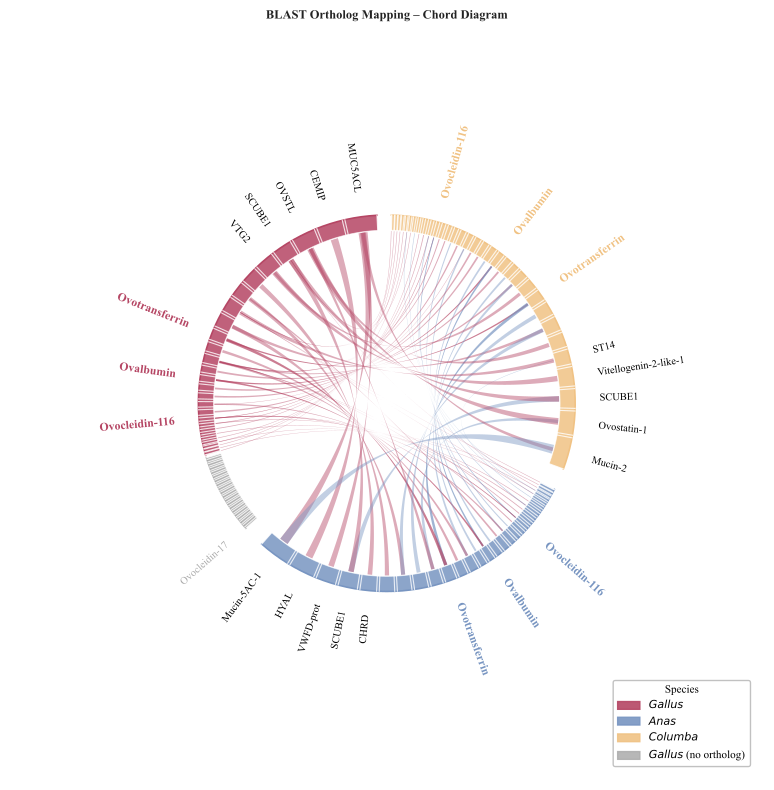

Write the Python code that produced this figure.
"""
BLAST Ortholog Mapping – Chord Diagram
Three species: Gallus (#B54664), Anas (#7895C1), Columba (#F0C284)
Data source: Blast_Ortholog_Mapping.xlsx  (GvsC_, GvsA_, AvsC_入图数据)
"""

import math
import numpy as np
import pandas as pd
import matplotlib
import matplotlib.pyplot as plt
import matplotlib.patches as mpatches
from matplotlib.patches import FancyArrowPatch
from matplotlib.path import Path
import matplotlib.patheffects as pe
from collections import defaultdict

# ── 0. 配色 ────────────────────────────────────────────────────────────────────
COL = {
    "Gallus":  "#B54664",
    "Anas":    "#7895C1",
    "Columba": "#F0C284",
}
ALPHA_CHORD = 0.45          # 弦半透明度
ALPHA_CHORD_HIGHLIGHT = 0.7 # 目标蛋白弦高亮透明度
ARC_WIDTH   = 0.08          # 外环宽度（radius单位）
RADIUS      = 1.0
GAP_DEG     = 6             # 物种间隔（度）
PROTEIN_GAP_DEG = 0.8       # 蛋白间隔（度）
LABEL_PAD   = 0.13          # 标签离外环距离
FONT_FAMILY = "Times New Roman"

# ── 1. 蛋白名称映射 ──────────────────────────────────────────────────────────────
import json, re

with open(r"D:\system_folder\Desktop\Work On\01_数据与计算\blast_完整版\acc_name_map.json",
          encoding="utf-8") as _f:
    _raw_map = json.load(_f)

# 手动修正：目标蛋白用常用名
_OVERRIDES = {
    # 目标蛋白
    "P01012":     "Ovalbumin",      # OVAL (Gallus)
    "A0A8B9QNT8": "Ovalbumin",      # OVAL (Anas)
    "A0A2I0MWA2": "Ovalbumin",      # OVAL (Columba)
    "A0A8V0XA58": "Ovocleidin-116", # OC116 (Gallus)
    "A0A8B9ZY54": "Ovocleidin-116", # OC116 (Anas)
    "A0A2I0MGY6": "Ovocleidin-116", # OC116 (Columba)
    "A0A8V1A6Y9": "Ovotransferrin", # TRFE (Gallus)
    "A0A493TBB4": "Ovotransferrin", # TRFE (Anas)
    "A0A2I0LUS7": "Ovotransferrin", # TRFE (Columba)
    # Ovalbumin-related
    "A0A8V0Y614": "OVALX",
    "A0A8V0YJ25": "OVALY",
    "A0A1R7T3L5": "OVA-Y",
    "A0A2I0MW20": "OVA-X",
    # 长名截短
    "R0LL03":     "CPE",
    "A0A2I0LJ29": "Clusterin",
    "A0A2I0LWC3": "AGP1",
    "A0A2I0MGH1": "VWF-D",
    "A0A2I0LS76": "SORL1",
    "A0A8B9V707": "HYAL",
    "A0A8B9U4F1": "A2M",
    "A0A8B9UUB6": "VWFD-prot",
    "A0A8B9UC52": "COL5A",
    "A0A8B9VAE3": "LAMB2",
    "A0A8B9VJN1": "DCBLD",
    "A0A8B9V9H7": "Ig-domain prot",
    "A0A8B9ZNM3": "TMPRSS",
    "A0A8B9UXD7": "Serpin-prot",
    "A0A8B9QKV7": "PTPRJ",
    "A0A8B9SZ12": "NTN1",
    "A0A8B9TMM6": "SEMA3B",
    "A0A8B9R8Y2": "PSAP",
    "A0A8B9R6K5": "MFGE8",
    "A0A8B9UQR5": "Mucin-5AC",
    "A0A8B9QRE5": "CPE",
    "A0A493TSH0": "CHRD",
    "A0A493TA36": "CPM",
    "A0A493SY10": "Ovomucoid",
    "A0A493SWC3": "PROS1",
    "A0A3Q2TZZ7": "PTPRF",
    "A0A3Q3ADW5": "EDIL3",
}
_raw_map.update(_OVERRIDES)

def _safe_name(acc):
    """返回不超过20字符的显示名，若无映射则返回acc"""
    n = _raw_map.get(acc, acc)
    # 去除括号内注释，取首段
    n = re.sub(r'\s*\(.*', '', n).strip()
    return n[:20] + ('…' if len(n) > 20 else '')

# 读取数据完毕后，为每个species的蛋白列表去重显示名
def _dedup_names(acc_list):
    """对同一物种内重复的显示名添加数字后缀"""
    seen = {}      # name -> count
    result = {}
    for acc in acc_list:
        name = _safe_name(acc)
        if name not in seen:
            seen[name] = 0
            result[acc] = name
        else:
            seen[name] += 1
            result[acc] = f"{name} {seen[name]+1}"
    # 对出现了后缀的名再把原来第一个也加"1"
    name_counts = {}
    for acc, nm in result.items():
        base = _safe_name(acc)
        name_counts[base] = name_counts.get(base, 0) + 1
    final = {}
    idx = {}
    for acc in acc_list:
        base = _safe_name(acc)
        if name_counts[base] > 1:
            idx[base] = idx.get(base, 0) + 1
            final[acc] = f"{base}-{idx[base]}"
        else:
            final[acc] = base
    return final

# ── 2. 读取数据 ────────────────────────────────────────────────────────────────
XLSX = r"D:\system_folder\Desktop\Work On\01_数据与计算\blast_完整版\Blast_Ortholog_Mapping.xlsx"

gvc = pd.read_excel(XLSX, sheet_name="GvsC_入图数据")
gva = pd.read_excel(XLSX, sheet_name="GvsA_入图数据")
avc = pd.read_excel(XLSX, sheet_name="AvsC_入图数据")

# 统一列名
gvc_links = gvc[["Gallus_acc", "Columba_acc", "max_bitscore", "目标蛋白"]].rename(
    columns={"Gallus_acc": "src", "Columba_acc": "dst", "max_bitscore": "score",
             "目标蛋白": "target"})
gvc_links["src_sp"]  = "Gallus"
gvc_links["dst_sp"]  = "Columba"

gva_links = gva[["Gallus_acc", "Anas_acc", "max_bitscore", "目标蛋白"]].rename(
    columns={"Gallus_acc": "src", "Anas_acc": "dst", "max_bitscore": "score",
             "目标蛋白": "target"})
gva_links["src_sp"]  = "Gallus"
gva_links["dst_sp"]  = "Anas"

avc_links = avc[["anas_acc", "columba_acc", "AvsG_max_bitscore", "target_name"]].rename(
    columns={"anas_acc": "src", "columba_acc": "dst",
             "AvsG_max_bitscore": "score", "target_name": "target"})
avc_links["src_sp"] = "Anas"
avc_links["dst_sp"] = "Columba"

all_links = pd.concat([gvc_links, gva_links, avc_links], ignore_index=True)
all_links["score"] = pd.to_numeric(all_links["score"], errors="coerce").fillna(50)
all_links["is_target"] = all_links["target"].notna()

# ── 2. 各物种蛋白列表（按总bitscore降序）─────────────────────────────────────
# ── 灰色 Gallus 蛋白（原始 HSP 有记录但未通过筛选）───────────────────────────
COL_GREY   = "#aaaaaa"   # 无匹配 Gallus 蛋白颜色
GREY_G_ACCS = {
    'A0A1D5PMF7','A0A1D5PT25','A0A3Q2TZZ7','A0A8V0X4N4','A0A8V0Y248',
    'A0A8V0Y614','A0A8V0YB27','A0A8V0YUU0','A0A8V0YYS9','A0A8V0Z1W6',
    'A0A8V0Z3S9','A0A8V0ZCK4','A0A8V0ZV19','A0A8V1AC48','A0A8V1ADW6',
    'A0A8V1AHD4','P02552','Q98UI9','V5NUE7',
}
GREY_SCORE  = 180   # 灰色蛋白统一小定宽（代表无有效比对）
GREY_GAP_DEG = 0    # 红色区与灰色区无额外间隙，连在一起

def build_protein_list(species: str):
    """每个蛋白的弧宽 = 该蛋白参与的所有比较中最高 bitscore（最佳比对质量）"""
    srcs = all_links[all_links["src_sp"] == species][["src", "score"]].rename(
        columns={"src": "acc"})
    dsts = all_links[all_links["dst_sp"] == species][["dst", "score"]].rename(
        columns={"dst": "acc"})
    combined = pd.concat([srcs, dsts])
    return (combined.groupby("acc")["score"].max()   # 用 max 代替 sum
                    .reset_index()
                    .sort_values("score", ascending=False)
                    .rename(columns={"score": "total"}))

g_prots = build_protein_list("Gallus")

# 添加灰色 Gallus 到 g_prots 末尾
grey_df = pd.DataFrame([
    {"acc": acc, "total": GREY_SCORE} for acc in sorted(GREY_G_ACCS)
    if acc not in set(g_prots["acc"])
])
if not grey_df.empty:
    g_prots = pd.concat([g_prots, grey_df], ignore_index=True)

a_prots = build_protein_list("Anas")
c_prots = build_protein_list("Columba")

TOP_N = 5   # 每物种额外显示 bitscore 最高的前5个非目标蛋白

# 目标蛋白始终显示
# 并额外展示 OC17
G_EXTRA_LABELS = {'V5NUE7'}   # OC17 必展示
def _target_accs(species):
    mask = ((all_links["src_sp"] == species) | (all_links["dst_sp"] == species)) & all_links["is_target"]
    accs = set()
    for col in ["src", "dst"]:
        accs.update(all_links.loc[mask & (all_links[f"{col}_sp"] == species), col].tolist())
    return accs

g_targets = _target_accs("Gallus")
a_targets = _target_accs("Anas")
c_targets = _target_accs("Columba")

def pick_top(df, targets, n=TOP_N, extra=None):
    """先取非目标蛋白中 bitscore 最高的前 n 个，再加上全部目标蛋白和 extra 蛋白"""
    must = targets | (extra or set())
    # 非目标、非灰色蛋白中按 bitscore 取前 n
    rest = df[~df["acc"].isin(must) & ~df["acc"].isin(GREY_G_ACCS)]
    top_regular = set(rest.head(n)["acc"].tolist())
    # 灰色蛋白中只取 extra（如 OC17）
    return top_regular | must

g_top = pick_top(g_prots, g_targets, extra=G_EXTRA_LABELS)
a_top = pick_top(a_prots, a_targets, extra=set())
c_top = pick_top(c_prots, c_targets, extra=set())

# 构建各物种去重显示名 (acc -> display_name)
g_names = _dedup_names(g_prots["acc"].tolist())
a_names = _dedup_names(a_prots["acc"].tolist())
c_names = _dedup_names(c_prots["acc"].tolist())
all_display_names = {**g_names, **a_names, **c_names}

# OC17 覆盖确保名称正确
all_display_names['V5NUE7'] = 'Ovocleidin-17'

# ── 3. 分配弧度 ────────────────────────────────────────────────────────────────
# 每个物种总角度 = 按蛋白数量比例分配（扣除间隔）
TOTAL_DEG    = 360 - 3 * GAP_DEG
n_g, n_a, n_c = len(g_prots), len(a_prots), len(c_prots)
n_total      = n_g + n_a + n_c

# 计算每个物种分配到的总角度（按蛋白数量比）
total_prots_gap = (n_g - 1) * PROTEIN_GAP_DEG + (n_a - 1) * PROTEIN_GAP_DEG + (n_c - 1) * PROTEIN_GAP_DEG
net_deg = TOTAL_DEG - total_prots_gap

deg_per_unit = net_deg / (g_prots["total"].sum() + a_prots["total"].sum() + c_prots["total"].sum())

def assign_angles(df, start_deg, grey_set=None, grey_gap=0):
    """给每个蛋白分配 [start, end] 弧度范围。
    grey_set: 在进入灰色区首个蛋白前插入 grey_gap 度的额外间隙。
    """
    result = {}
    cur = start_deg
    in_grey = False
    for _, row in df.iterrows():
        acc = row["acc"]
        is_grey = (grey_set is not None) and (acc in grey_set)
        if is_grey and not in_grey:
            cur += grey_gap   # 红/灰分界处额外间隙
            in_grey = True
        span = row["total"] * deg_per_unit
        mid  = cur + span / 2
        result[acc] = (
            math.radians(mid),
            math.radians(cur),
            math.radians(cur + span),
        )
        cur += span + PROTEIN_GAP_DEG
    return result, cur

# 物种起始角度（从正上方顺时针）：Gallus 上方偏左，Anas 下方，Columba 右
#  使图像类似参考图（Gallus 在左上，Columba 在右，Anas 在下/左下）
g_start = 90 + GAP_DEG / 2        # Gallus 从 ~96° 开始（逆时针坐标）
g_angles, after_g = assign_angles(g_prots, g_start,
                                  grey_set=GREY_G_ACCS, grey_gap=GREY_GAP_DEG)

a_start = after_g + GAP_DEG
a_angles, after_a = assign_angles(a_prots, a_start)

c_start = after_a + GAP_DEG
c_angles, after_c = assign_angles(c_prots, c_start)

all_angles = {**g_angles, **a_angles, **c_angles}

def acc_species(acc):
    if acc in g_angles: return "Gallus"
    if acc in a_angles: return "Anas"
    if acc in c_angles: return "Columba"
    return None

# ── 4. 绘图 ────────────────────────────────────────────────────────────────────
matplotlib.rcParams["font.family"] = "Times New Roman"
matplotlib.rcParams["font.serif"]  = ["Times New Roman"]

# 双栏宽度 7英寸，给名称留足够边距
fig, ax = plt.subplots(figsize=(8, 8), facecolor="white")
ax.set_aspect("equal")
ax.axis("off")
ax.set_xlim(-2.0, 2.0)
ax.set_ylim(-2.0, 2.0)

# ── 辅助函数 ──────────────────────────────────────────────────────────────────
def polar_xy(r, angle_rad):
    return r * math.cos(angle_rad), r * math.sin(angle_rad)

def draw_arc(ax, r, start_rad, end_rad, color, lw=1.5, zorder=3):
    """画圆弧（用多段折线近似）"""
    angles = np.linspace(start_rad, end_rad, 300)
    xs = r * np.cos(angles)
    ys = r * np.sin(angles)
    ax.plot(xs, ys, color=color, lw=lw, zorder=zorder, solid_capstyle="round")

def draw_filled_arc(ax, r_in, r_out, start_rad, end_rad, color, alpha=1.0, zorder=2):
    """画填充的环形弧（外环色块）"""
    angles = np.linspace(start_rad, end_rad, 300)
    # 外弧顺时针 → 内弧逆时针 → 闭合
    xs_out = r_out * np.cos(angles)
    ys_out = r_out * np.sin(angles)
    xs_in  = r_in  * np.cos(angles[::-1])
    ys_in  = r_in  * np.sin(angles[::-1])
    xs = np.concatenate([xs_out, xs_in])
    ys = np.concatenate([ys_out, ys_in])
    ax.fill(xs, ys, color=color, alpha=alpha, zorder=zorder, linewidth=0)

def bezier_chord(ax, mid1, mid2, w1=0.02, w2=0.02, color="gray",
                 alpha=0.4, zorder=1, is_target=False):
    """
    在 mid1、mid2 两点之间画贝塞尔弦。
    w1/w2 = 弦在各端的半角宽度（弧度）。
    """
    r = RADIUS - ARC_WIDTH - 0.005

    # 四个端点
    s1  = math.radians(math.degrees(mid1) - math.degrees(w1) / 2) if w1 > 0.001 else mid1 - 0.008
    e1  = math.radians(math.degrees(mid1) + math.degrees(w1) / 2) if w1 > 0.001 else mid1 + 0.008
    s2  = math.radians(math.degrees(mid2) - math.degrees(w2) / 2) if w2 > 0.001 else mid2 - 0.008
    e2  = math.radians(math.degrees(mid2) + math.degrees(w2) / 2) if w2 > 0.001 else mid2 + 0.008

    p1a = np.array(polar_xy(r, s1))
    p1b = np.array(polar_xy(r, e1))
    p2a = np.array(polar_xy(r, s2))
    p2b = np.array(polar_xy(r, e2))

    ctrl = np.array([0.0, 0.0])   # 控制点（圆心）

    # 弦路径：p1a → (bezier) → p2a → 弧 → p2b → (bezier) → p1b → 弧 → 闭合
    n = 80

    def cubic_bezier(t, P0, P1, P2, P3):
        return ((1-t)**3 * P0 + 3*(1-t)**2*t * P1
                + 3*(1-t)*t**2 * P2 + t**3 * P3)

    # 调整控制点强度：让弦内凹
    ctrl_strength = 0.3
    c1_out = ctrl_strength * p1a
    c2_out = ctrl_strength * p2a
    c1_in  = ctrl_strength * p1b
    c2_in  = ctrl_strength * p2b

    t_vals = np.linspace(0, 1, n)

    curve1 = np.array([cubic_bezier(t, p1a, c1_out, c2_out, p2a) for t in t_vals])
    arc2   = np.array([polar_xy(r, a) for a in np.linspace(s2, e2, 20)])
    curve2 = np.array([cubic_bezier(t, p2b, c2_in,  c1_in,  p1b) for t in t_vals])
    arc1   = np.array([polar_xy(r, a) for a in np.linspace(e1, s1, 20)])

    verts = np.concatenate([curve1, arc2, curve2, arc1])
    ax.fill(verts[:, 0], verts[:, 1],
            color=color, alpha=alpha if not is_target else ALPHA_CHORD_HIGHLIGHT,
            zorder=zorder, linewidth=0)

# ── 4a. 画弦（先画，在弧下方）─────────────────────────────────────────────────
# 按 score 升序绘制，高分弦在前
sorted_links = all_links.sort_values("score", ascending=True)

for _, row in sorted_links.iterrows():
    src, dst = row["src"], row["dst"]
    if src not in all_angles or dst not in all_angles:
        continue
    src_sp = row["src_sp"]

    mid_src = all_angles[src][0]
    mid_dst = all_angles[dst][0]

    # 弦宽度 ∝ bitscore；限制最小/最大
    max_bs  = all_links["score"].max()
    w_frac  = max(0.003, min(0.06, row["score"] / max_bs * 0.05))
    half_w  = math.radians(w_frac * 60)   # 转为弧度

    chord_color = COL[src_sp]
    bezier_chord(ax, mid_src, mid_dst,
                 w1=half_w, w2=half_w,
                 color=chord_color,
                 alpha=ALPHA_CHORD,
                 zorder=1,
                 is_target=row["is_target"])

# ── 4b. 画外环弧段（蛋白级和物种级）──────────────────────────────────────────
# 先画物种级大弧（颜色块背景 + 细线）
def species_range(angle_dict):
    """返回物种弧段的起止弧度"""
    starts = [v[1] for v in angle_dict.values()]
    ends   = [v[2] for v in angle_dict.values()]
    return min(starts), max(ends)

for sp, ang_dict in [("Gallus", g_angles), ("Anas", a_angles), ("Columba", c_angles)]:
    # 用物种颜色先画常规弧段
    regular_arcs = {acc: v for acc, v in ang_dict.items() if acc not in GREY_G_ACCS}
    grey_arcs    = {acc: v for acc, v in ang_dict.items() if acc in GREY_G_ACCS}

    if regular_arcs:
        s_rad = min(v[1] for v in regular_arcs.values())
        e_rad = max(v[2] for v in regular_arcs.values())
        draw_filled_arc(ax, RADIUS - ARC_WIDTH, RADIUS, s_rad, e_rad, COL[sp], alpha=0.85, zorder=4)
        angles_arr = np.linspace(s_rad, e_rad, 300)
        ax.plot(RADIUS * np.cos(angles_arr), RADIUS * np.sin(angles_arr), color=COL[sp], lw=1.2, zorder=6)
        ax.plot((RADIUS-ARC_WIDTH)*np.cos(angles_arr), (RADIUS-ARC_WIDTH)*np.sin(angles_arr),
                color="white", lw=0.6, zorder=6, alpha=0.6)

    if grey_arcs:
        s_rad = min(v[1] for v in grey_arcs.values())
        e_rad = max(v[2] for v in grey_arcs.values())
        draw_filled_arc(ax, RADIUS - ARC_WIDTH, RADIUS, s_rad, e_rad, COL_GREY, alpha=0.90, zorder=4)
        angles_arr = np.linspace(s_rad, e_rad, 300)
        ax.plot(RADIUS * np.cos(angles_arr), RADIUS * np.sin(angles_arr), color=COL_GREY, lw=1.2, zorder=6)
        ax.plot((RADIUS-ARC_WIDTH)*np.cos(angles_arr), (RADIUS-ARC_WIDTH)*np.sin(angles_arr),
                color="white", lw=0.6, zorder=6, alpha=0.6)

# 蛋白分隔线（细白线）
for ang_dict in [g_angles, a_angles, c_angles]:
    for acc, (mid, start, end) in ang_dict.items():
        for ang in [start, end]:
            x0, y0 = polar_xy(RADIUS - ARC_WIDTH, ang)
            x1, y1 = polar_xy(RADIUS, ang)
            ax.plot([x0, x1], [y0, y1], color="white", lw=0.8, zorder=7, alpha=0.8)

# ── 4c. 画刻度（bitscore 数字标注）─（可选，参考图有刻度值）─────────────────
# 在外圈刻度位置标注 bitscore 区间内某几个代表数字
# 这里简化：只在物种弧的中点位置画物种标签

# ── 4d. 标签（每物种 top10，目标蛋白必显示）────────────────────────────────────
sp_top_map = {"Gallus": g_top, "Anas": a_top, "Columba": c_top}
for sp, ang_dict in [("Gallus", g_angles), ("Anas", a_angles), ("Columba", c_angles)]:
    color   = COL[sp]
    top_set = sp_top_map[sp]
    for acc, (mid, start, end) in ang_dict.items():
        if acc not in top_set:
            continue   # 非 top10 不贴标签
        r_label = RADIUS + LABEL_PAD
        x, y    = polar_xy(r_label, mid)

        angle_deg = math.degrees(mid)
        rot = angle_deg
        if 90 < angle_deg % 360 < 270:
            ha  = "right"
            rot = angle_deg + 180
        else:
            ha  = "left"
            rot = angle_deg

        is_target_prot = ((all_links["src"] == acc) | (all_links["dst"] == acc)) & all_links["is_target"]
        is_target_prot = is_target_prot.any()
        is_oc17 = (acc == 'V5NUE7')

        label_text = all_display_names.get(acc, acc)
        fw = "bold" if is_target_prot else "normal"
        fs = 8.5 if is_target_prot else 7.5

        if is_oc17:
            label_color = COL_GREY
        elif is_target_prot:
            label_color = color   # 物种代表色
        else:
            label_color = "black"

        txt = ax.text(x, y, label_text,
                      ha=ha, va="center",
                      rotation=rot,
                      rotation_mode="anchor",
                      fontsize=fs,
                      fontweight=fw,
                      color=label_color,
                      zorder=10)
        if is_target_prot:
            txt.set_path_effects([
                pe.withStroke(linewidth=2, foreground="white")])

# 物种大字标签已移除，仅用图例表示物种 ─────────────────────────────────────

# ── 4f. 图例 ──────────────────────────────────────────────────────────────────
legend_patches = [
    mpatches.Patch(color=COL["Gallus"],  label=r"$\it{Gallus}$",  alpha=0.9),
    mpatches.Patch(color=COL["Anas"],    label=r"$\it{Anas}$",    alpha=0.9),
    mpatches.Patch(color=COL["Columba"], label=r"$\it{Columba}$", alpha=0.9),
    mpatches.Patch(color=COL_GREY,        label=r"$\it{Gallus}$ (no ortholog)", alpha=0.85),
]
ax.legend(handles=legend_patches,
          loc="lower right",
          frameon=True, framealpha=0.9,
          edgecolor="#bbbbbb",
          fontsize=8,
          title="Species",
          title_fontsize=8,
          prop={"family": "Times New Roman", "size": 8},
          bbox_to_anchor=(0.99, 0.01))

# ── 4g. 标题 ──────────────────────────────────────────────────────────────────
ax.set_title("BLAST Ortholog Mapping – Chord Diagram",
             fontsize=9, fontweight="bold", pad=6, color="#222222",
             fontfamily="Times New Roman")

plt.tight_layout()
out_pdf  = r"D:\system_folder\Desktop\Work On\01_数据与计算\blast_完整版\chord_diagram.pdf"
out_tiff = r"D:\system_folder\Desktop\Work On\01_数据与计算\blast_完整版\chord_diagram.tiff"
out_png  = r"D:\system_folder\Desktop\Work On\01_数据与计算\blast_完整版\chord_diagram.png"
plt.savefig(out_pdf,  dpi=300, bbox_inches="tight", facecolor="white")
plt.savefig(out_tiff, dpi=300, bbox_inches="tight", facecolor="white", format="tiff")
plt.savefig(out_png,  dpi=300, bbox_inches="tight", facecolor="white")
print(f"Saved: {out_pdf}")
print(f"Saved: {out_tiff}")
print(f"Saved: {out_png}")
plt.close()
